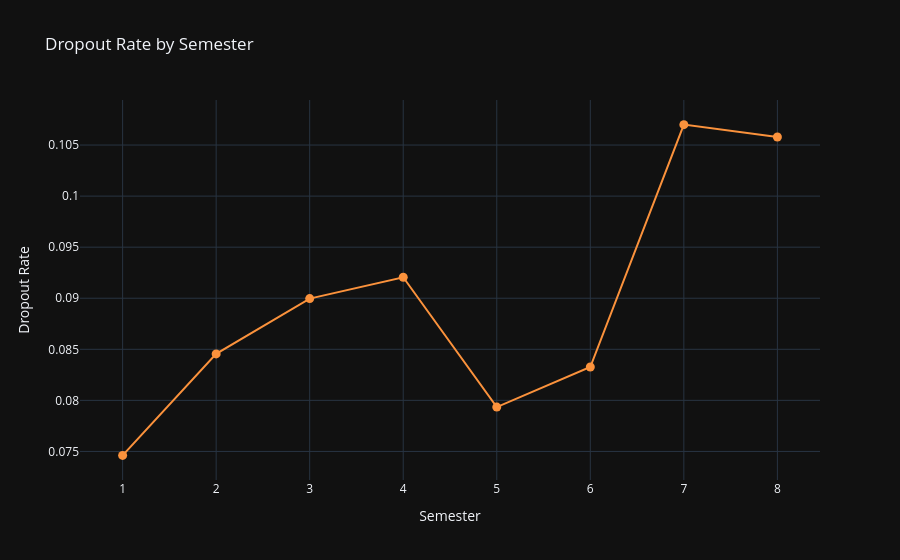

Here is the notebook cell this chart was saved with:
### Code cell
# Semester-wise dropout rate
sem_dr = df.groupby('semester')['dropout'].mean().reset_index()
sem_dr.columns = ['Semester', 'Dropout Rate']
fig = px.line(sem_dr, x='Semester', y='Dropout Rate', markers=True,
              template='plotly_dark', title='Dropout Rate by Semester')
fig.update_traces(line_color='#fb923c', marker_size=9)
fig.show()

### Figure 1 — Plotly figure (JSON) as saved in the notebook; plotly's stock layout.template omitted (floating-point values rounded to 4 significant figures)
{"data": [{"hovertemplate": "Semester=%{x}<br>Dropout Rate=%{y}<extra></extra>", "legendgroup": "", "line": {"color": "#fb923c", "dash": "solid"}, "marker": {"size": 9, "symbol": "circle"}, "mode": "lines+markers", "name": "", "orientation": "v", "showlegend": false, "type": "scatter", "x": [1, 2, 3, 4, 5, 6, 7, 8], "xaxis": "x", "y": [0.07461, 0.08455, 0.08997, 0.09205, 0.07934, 0.08326, 0.107, 0.1058], "yaxis": "y"}], "layout": {"legend": {"tracegroupgap": 0}, "title": {"text": "Dropout Rate by Semester"}, "xaxis": {"anchor": "y", "domain": [0, 1], "title": {"text": "Semester"}}, "yaxis": {"anchor": "x", "domain": [0, 1], "title": {"text": "Dropout Rate"}}}}
